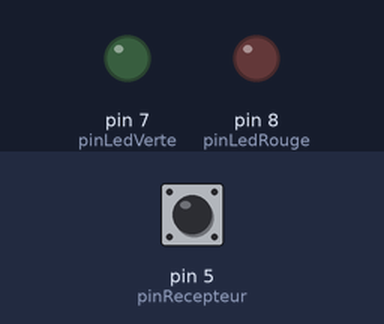
The sketch below on a simulated Arduino Uno, built with avr-gcc and run on an emulated ATmega328P. Shown: output pins drawn as LEDs (lit = HIGH). The test bench sets the inputs (shaded band); at power-on: pin 5 (pinRecepteur) HIGH.

Above: at 8.2 s.
At 16.65 s:
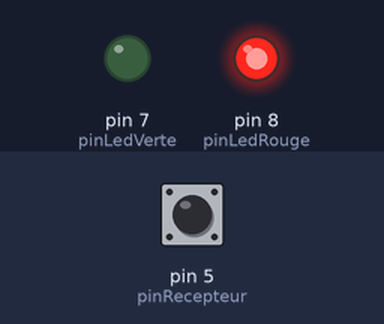
At 25.65 s:
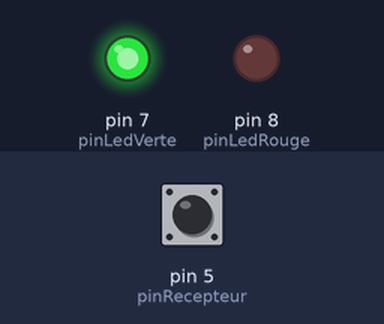
Timing chart, 0 to 37.4 s (numbered marks = the images above):
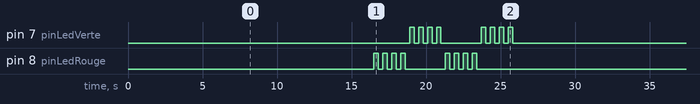

The sketch:

r_cepteur_V2.ino
```cpp
int pinRecepteur = 5; // variable de broche
unsigned long dureehaut;  // variable utilisée pour stocker la durée
int ledRouge = 0;
int ledVerte = 0;
const int pinLedRouge = 8;
const int pinLedVerte = 7;
int code[]={0,0,0,0,1,1,1,1,0,0,0,0,1,1,1,1} ;

void setup()
{
  pinMode(pinRecepteur, INPUT); // met la broche en entrée
  Serial.begin(9600);

  pinMode(pinLedRouge, OUTPUT);
  digitalWrite(pinLedRouge,LOW);

  pinMode(pinLedVerte, OUTPUT);
  digitalWrite(pinLedVerte,LOW);

}

void loop()
{
  for (int i=0;i<16;i++)
  {
    digitalWrite(pinRecepteur,HIGH);
    dureehaut = pulseIn(pinRecepteur, HIGH); // met la durée de l'impulsion de niveau HAUT dans la variable duree

    if(abs(dureehaut-10000)<1000)
      {
        code[i]=1;
        Serial.println(1);
        delay((13000-dureehaut)/1000);
      }
     else
      {
        if(abs(dureehaut-3000)<1000)
        {
          code[i]=0;
          Serial.println(0);
          delay((13000-dureehaut)/1000);
        }
      }

  }
  delay (200);
  for (int j=0;j<16;j++)
  {
    if (code[j]==1)
      {
        delay(300);
        digitalWrite(pinLedVerte,HIGH);
        delay(300);
      }
     else
      {
        if (code[j]==0)
        {
          delay(300);
          digitalWrite(pinLedRouge,HIGH);
          delay(300);
        }
      }
      digitalWrite(pinLedRouge,LOW);
      digitalWrite(pinLedVerte,LOW);
  }
  delay(3000);
  }
```

Measured:
- by itself, pin 7 (pinLedVerte), pin 8 (pinLedRouge): repeats every 28.8 s: 3 × (LOW 0.30 s, HIGH 0.30 s), LOW 2.7 s, 3 × (HIGH 0.30 s, LOW 0.30 s), HIGH 0.30 s, LOW 21.9 s, HIGH 0.30 s
- by itself, everything shown: repeats every 28.8 s, in 32 steps
